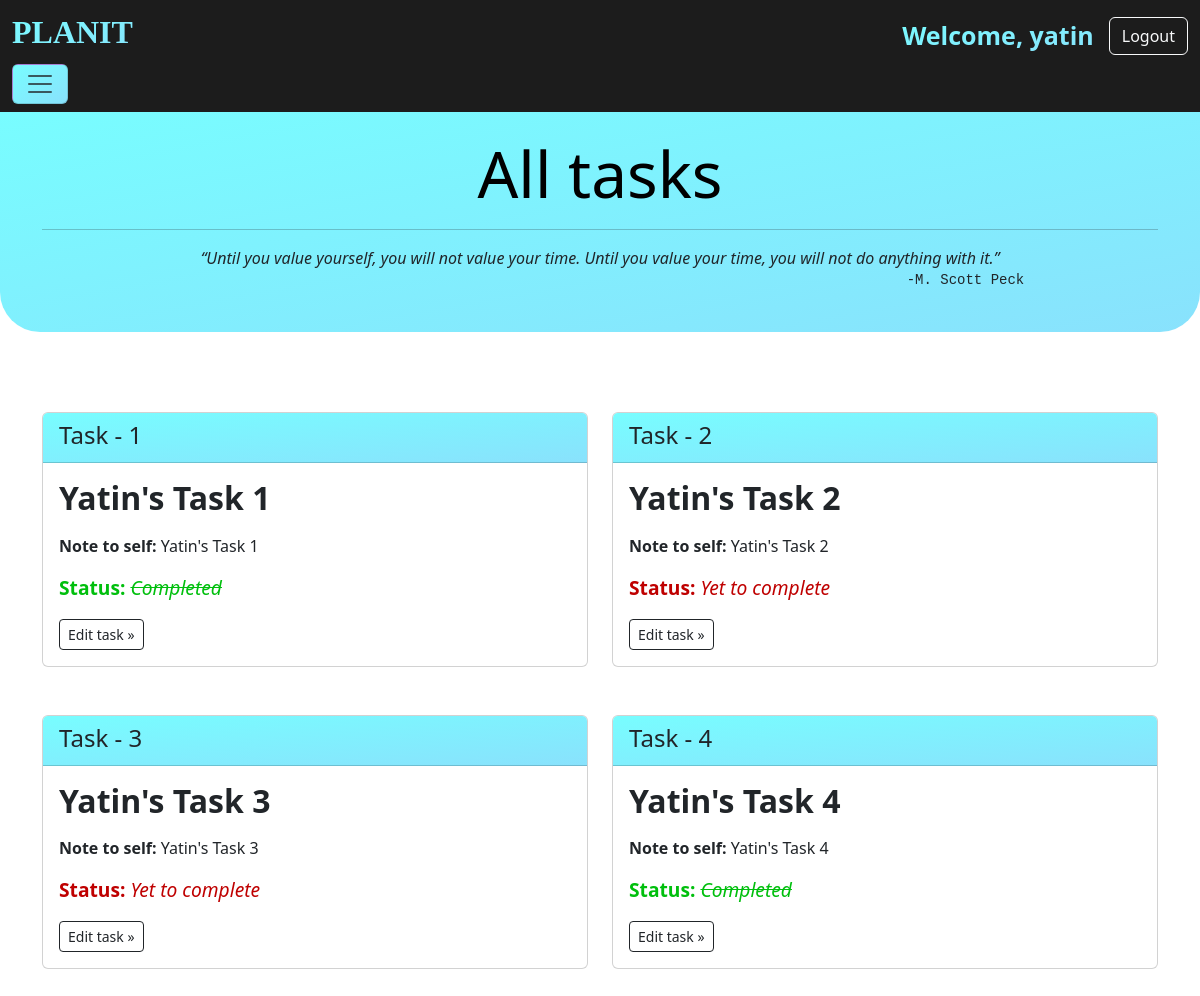
Page /allTasks/ (signed in) on the committed database.
### todolist/models.py (models this page shows, shortened)
class Task(models.Model):
    taskID = models.AutoField(primary_key=True)
    taskTitle = models.CharField(max_length=100, default="")
    taskDescription = models.CharField(max_length=2000, default="")
    taskCompleted = models.BooleanField(default=False)
    user = models.ForeignKey(User, on_delete=models.CASCADE)

### todolist/views.py (the view)
# urls.py: path('allTasks/', views.allTasks, name='allTasks'),
def allTasks(request):
    allTasks = Task.objects.filter(user=request.user)
    return render(request, 'todolist/allTasks.html', {'allTasks': allTasks})

### templates/todolist/allTasks.html (shortened to what this page needs)
{% extends 'todolist/basic.html' %}
{% block content %}
<div class="jumbotron" id="grad1" style="background-color: #fffce0;">
    <br><div class="container">
        <h1 class="display-3 text-center" style="color:black;"><b>All tasks</b></h1><hr>
    </div>
    <div class="container text-center">
        <blockquote>
            <i><q>Until you value yourself, you will not value your time. Until you value your time, you will not do anything with it.</q></i><br><pre>                                                                                       -M. Scott Peck</pre>
        </blockquote><br><br>
    </div>
</div>
<div class="container"><br>
    <div class="row my-2">
        {% for task in allTasks %}
            <div class="col-md-6 mt-5">
                <div class="card box">
                    {% if task.taskCompleted == True %}
                        <div class="card-header grad2" style="background-color:#b3ffb6">
                            <h4>Task - {{ forloop.counter }}</h4>
                        </div>
                        <div class="card-body">
                            <h2 class="card-title"><b>{{ task.taskTitle }}</b></h2>
                            <p class="card-text mt-3"><b>Note to self: </b>{{ task.taskDescription }}</p>
                            <p style="color:#00bf0d;font-size:120%"><b>Status: </b><i><s>Completed</s></i></p>
                            <a href="/editTask/{{task.taskID}}" class="btn btn-outline-dark btn-sm">Edit task &raquo;</a>
                        </div>
                    {% else %}
                        <div class="card-header grad2" style="background-color:#ffb3b3">
                            <h4>Task - {{ forloop.counter }}</h4>
                        </div>
                        <div class="card-body">
                            <h2 class="card-title"><b>{{ task.taskTitle }}</b></h2>
                            <p class="card-text mt-3"><b>Note to self: </b>{{ task.taskDescription }}</p>
                            <p style="color:#bf0000;font-size:120%"><b>Status: </b><i>Yet to complete</i></p>
                            <a href="/editTask/{{task.taskID}}" class="btn btn-outline-dark btn-sm">Edit task &raquo;</a>
                        </div>
                    {% endif %}
                </div>
            </div>
        {% endfor %}
    </div>
</div><br>
{% endblock %}

### templates/todolist/navbar.html (shortened to what this page needs)
<nav class="navbar navbar-light" style="background-color:#1c1c1c;">
    <div class="container-fluid">
        <a class="navbar-brand gradient-text" href="#"><h2 style="color:#000000;font-family:verdana;"><b><span>PLANIT</span></b></h2></a>
        {% if user.is_authenticated %}
            <ul class="navbar-nav" style="margin-left:60%;">
                <li class="nav-item align-right">
                    <a class="gradient-text" href="#" role="button" style="color:#ffffff;margin-right:15px;font-size:25px;"><b>Welcome, {{ request.user|truncatechars:9 }}</b></a>
                    <a class="btn btn-outline-light gradient-button" href="/logout">Logout</a>
                </li>
            </ul>
        {% endif %}
        <button class="navbar-toggler" type="button" data-bs-toggle="offcanvas" data-bs-target="#offcanvasNavbar" aria-controls="offcanvasNavbar" aria-label="Toggle navigation">
            <span class="navbar-toggler-icon"></span>
        </button>
    </div>
</nav>

### rows in the picture
Task: taskTitle "Yatin's Task 1", taskDescription "Yatin's Task 1"
Task: taskTitle "Yatin's Task 2", taskDescription "Yatin's Task 2"
Task: taskTitle "Yatin's Task 3", taskDescription "Yatin's Task 3"
Task: taskTitle "Yatin's Task 4", taskDescription "Yatin's Task 4"

### other values in the picture
{{ request.user|truncatechars:9 }} "yatin"
